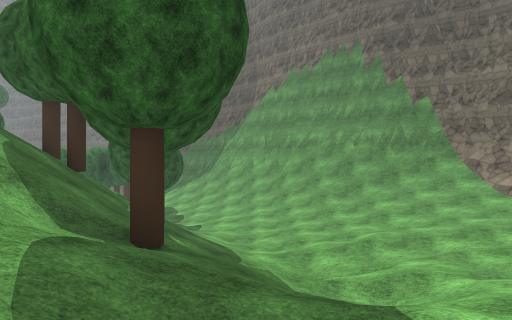
view 1 (above)

24 first-person views from a walk through a scene from a Unity 3-D project. The camera is 1.2 m above the floor, looks level and sees 70° across. The floor is counted in squares, 2 m on a side. Each view is taken from the middle of a square. On the plan, view 1 faces up. The plan holds only what a view shows up to about 10 squares ahead; the rest is blank. The place goes on beyond the plan. Some trees and plants on the terrain are drawn as simple stand-ins. The player character is not drawn. Surface patterns are stand-ins for the level's own textures.

view 2
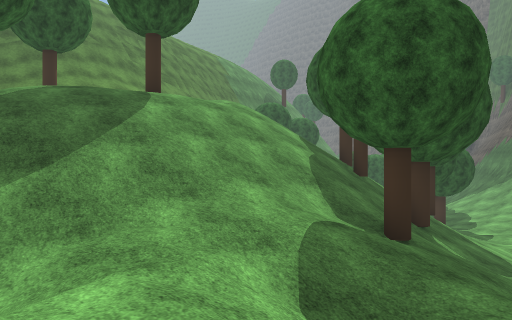

view 3
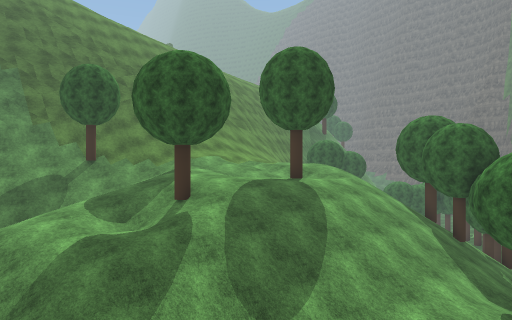

view 4
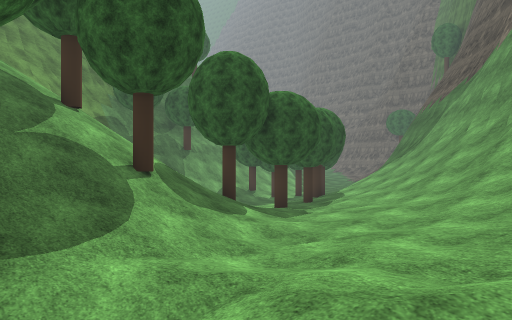

view 5
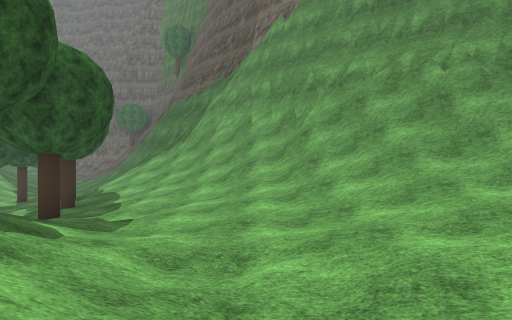

view 6
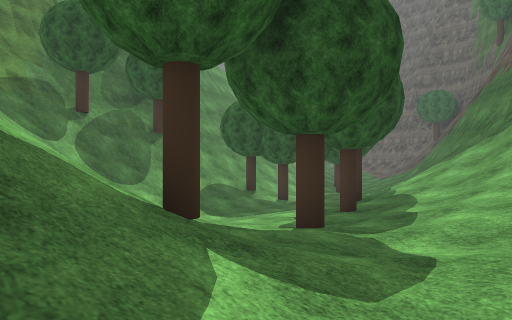

view 7
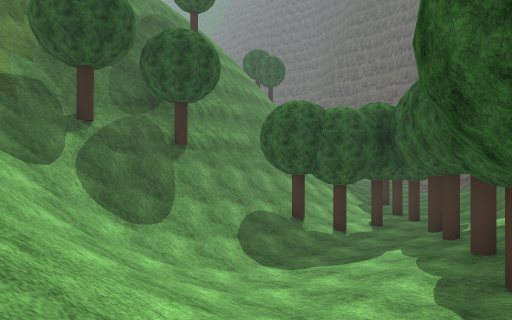

view 8
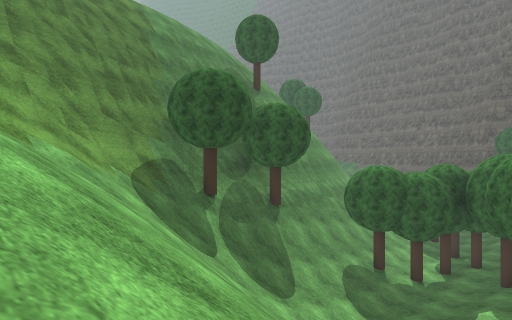

view 9
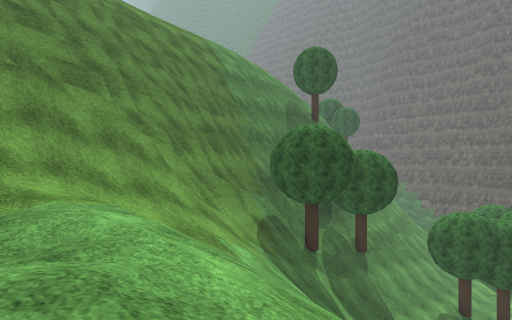

view 10
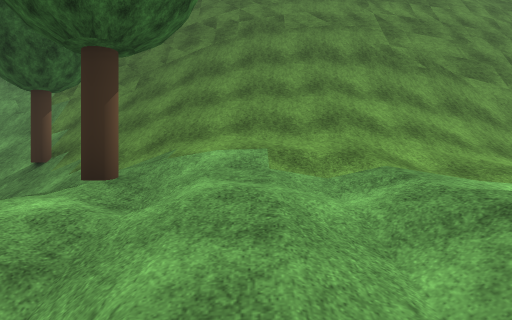

view 11
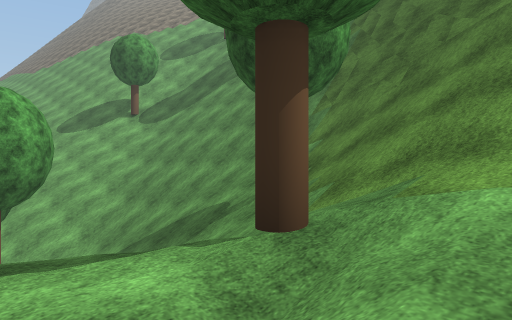

view 12
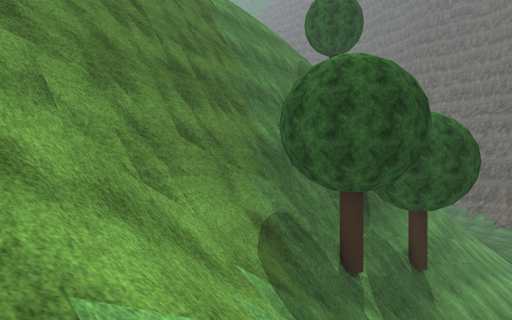

view 13
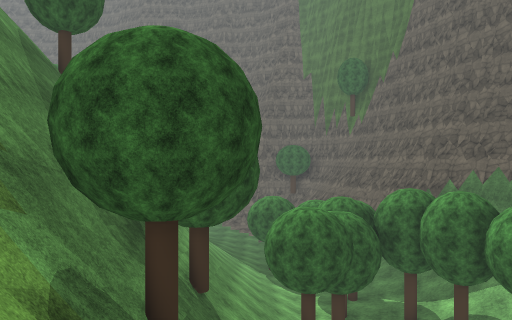

view 14
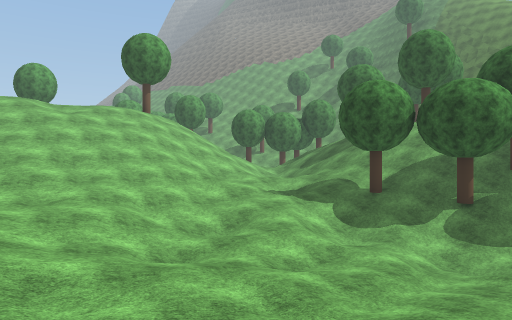

view 15
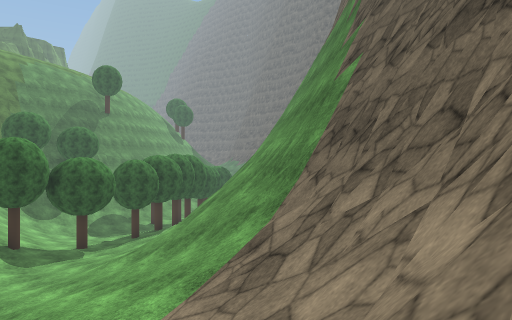

view 16
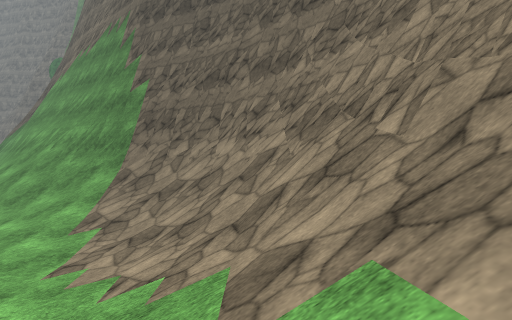

view 17
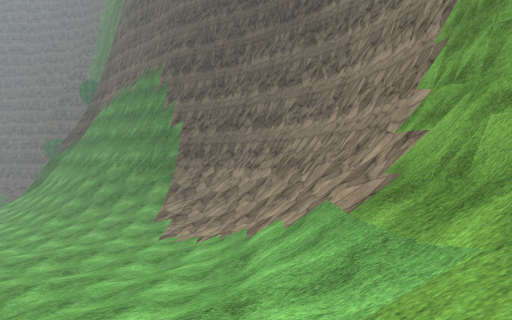

view 18
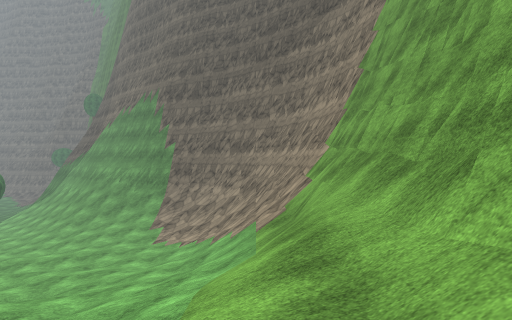

view 19
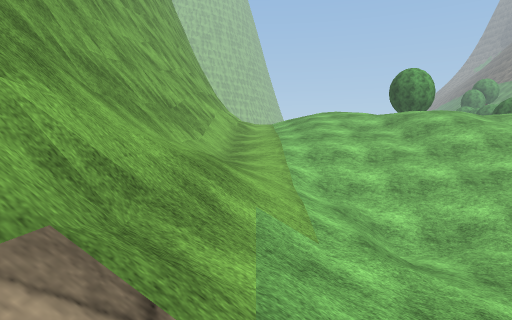

view 20
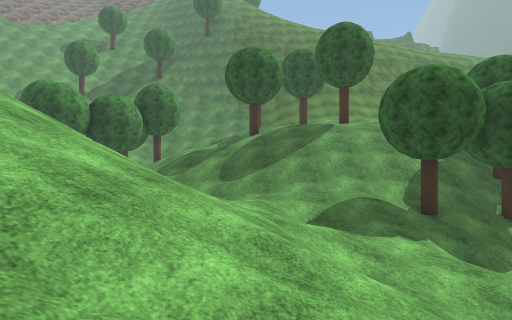

view 21
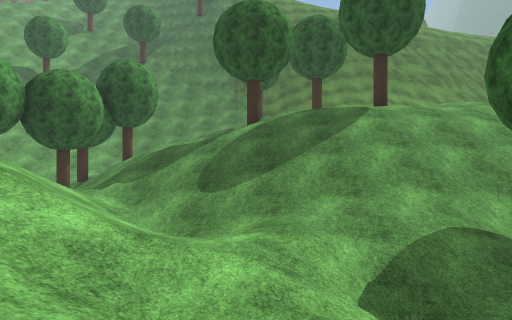

view 22
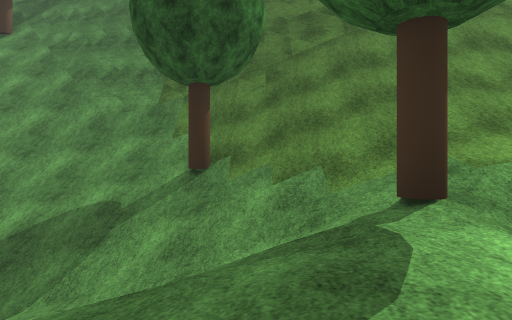

view 23
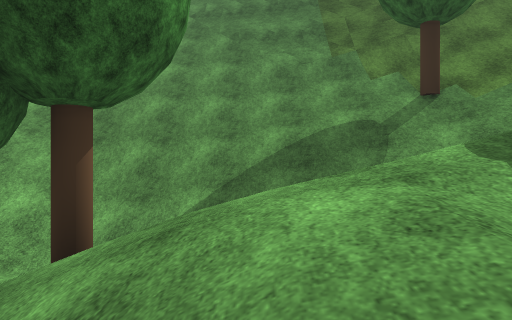

view 24
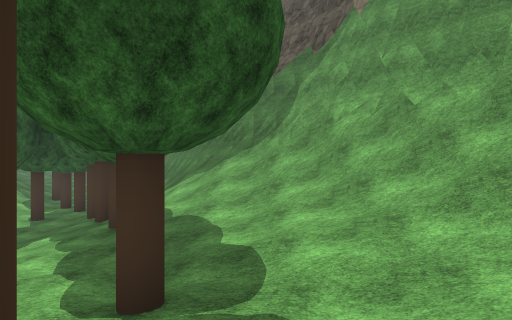

### Floor plan
Key: @ floor where view 1 was taken; # wall or solid block; . main floor; - floor 1.5 m lower than the main floor; : floor 1.75 m higher than the main floor; + floor 3.25 m higher than the main floor; * floor 6.5 m higher than the main floor; % floor 8 m higher than the main floor; & floor 9.75 m higher than the main floor; / step, stairs or slope; = window, fence, low wall or low ledge; v drop or lower ground; T tree.
Columns run from 19 left of view 1 to 13 right of it. Each row starts with its distance up from view 1.
 20 TTT  #=//T--T////###
 19  vv  ##/T/---.////=##
 18  vv  ##///---T//////##
 17   vv ##///---../////####
 16   vv ##///---.T///////###
 15  vvv ##////--..////////###
 14   vv ##/////...T.../////###
 13   vv ##////////...../////=###
 12    v #=////////T/...///////=##
 11   vv##=///////////....//////###
 10   v ##=//////  ////....//////##
  9   v #/////////+//T/....::::///##
  8   v##//////////////....::::+//##
  7   /#////&%%/  //T//.....:::+///#
  6   /=/////%%%/////T////.:::::///##
  5   ////////// %////////:/:::////=#
  4   ///////%%%%%////T///:::/:++///#
  3   #=///////*T%/////////:///++///#
  2  v##////T%%%%///////++:///++////#
  1   ##//////%%/////////////+//////#
  0   ##//T/////T////++@+//////++///#
 -1   ##////////////////////////////#
 -2   ##//// /***///////////////////#
 -3  ##///// /*////+///////  /////*/#
 -4  /////// /////      //  ////////#
 -5  /////// T/        /    ///%/*//#

Where each view was taken, in squares from view 1:
view 1: 0 up, 0 right, facing up
view 2: 1 down, 1 right, facing up-left
view 3: 5 down, 0 right, facing up-left
view 4: 6 up, 3 right, facing up-left
view 5: 7 up, 0 right, facing up
view 6: 10 up, 1 left, facing up-left
view 7: 11 up, 4 left, facing up-left
view 8: 8 up, 5 left, facing up-left
view 9: 6 up, 7 left, facing up-left
view 10: 4 up, 7 left, facing left
view 11: 4 up, 9 left, facing down-left
view 12: 9 up, 10 left, facing up-left
view 13: 10 up, 12 left, facing up
view 14: 9 up, 9 right, facing down-left
view 15: 9 up, 10 right, facing up-left
view 16: 4 up, 10 right, facing up
view 17: 1 down, 10 right, facing up
view 18: 4 down, 11 right, facing up
view 19: 4 up, 11 right, facing down
view 20: 0 up, 7 right, facing left
view 21: 0 up, 3 right, facing left
view 22: 1 up, 8 left, facing left
view 23: 3 down, 7 left, facing left
view 24: 11 up, 3 left, facing up
